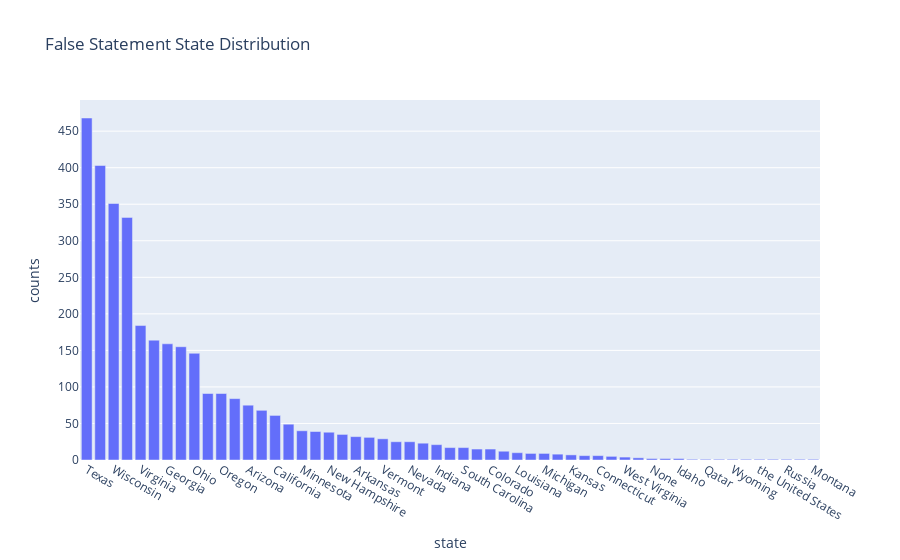

The notebook cell this image was saved under:
### Code cell
state_false_counts = false_ex.state_info.value_counts()
px.bar(state_false_counts, x=state_false_counts.index, y=state_false_counts.values, labels={"index": "state", "y": "counts"}, title="False Statement State Distribution")

### Figure 1 — Plotly figure (JSON) as saved in the notebook; plotly's stock layout.template omitted (floating-point values rounded to 4 significant figures)
{"data": [{"alignmentgroup": "True", "hovertemplate": "state=%{x}<br>counts=%{y}<extra></extra>", "legendgroup": "", "marker": {"color": "#636efa"}, "name": "", "offsetgroup": "", "orientation": "v", "showlegend": false, "textposition": "auto", "type": "bar", "x": ["Texas", "Florida", "Wisconsin", "New York", "Virginia", "Illinois", "Georgia", "Rhode Island", "Ohio", "New Jersey", "Oregon", "Massachusetts", "Arizona", "Washington D.C.", "California", "Pennsylvania", "Minnesota", "Tennessee", "New Hampshire", "Alaska", "Arkansas", "Kentucky", "Vermont", "Delaware", "Nevada", "Maryland", "Indiana", "North Carolina", "South Carolina", "Missouri", "Colorado", "Iowa", "Louisiana", "New Mexico", "Michigan", "Alabama", "Kansas", "Utah", "Connecticut", "Oklahoma", "West Virginia", "Washington", "None", "Mississippi", "Idaho", "China", "Qatar", "South Dakota", "Wyoming", "Maine", "the United States", "Nebraska", "Russia", "United Kingdom", "Montana"], "xaxis": "x", "y": [468, 403, 351, 332, 184, 164, 159, 155, 146, 91, 91, 84, 75, 68, 61, 49, 40, 39, 38, 35, 32, 31, 29, 25, 25, 23, 21, 17, 17, 15, 15, 12, 10, 9, 9, 8, 7, 6, 6, 5, 4, 3, 2, 2, 2, 1, 1, 1, 1, 1, 1, 1, 1, 1, 1], "yaxis": "y"}], "layout": {"barmode": "relative", "legend": {"tracegroupgap": 0}, "title": {"text": "False Statement State Distribution"}, "xaxis": {"anchor": "y", "domain": [0, 1], "title": {"text": "state"}}, "yaxis": {"anchor": "x", "domain": [0, 1], "title": {"text": "counts"}}}}
